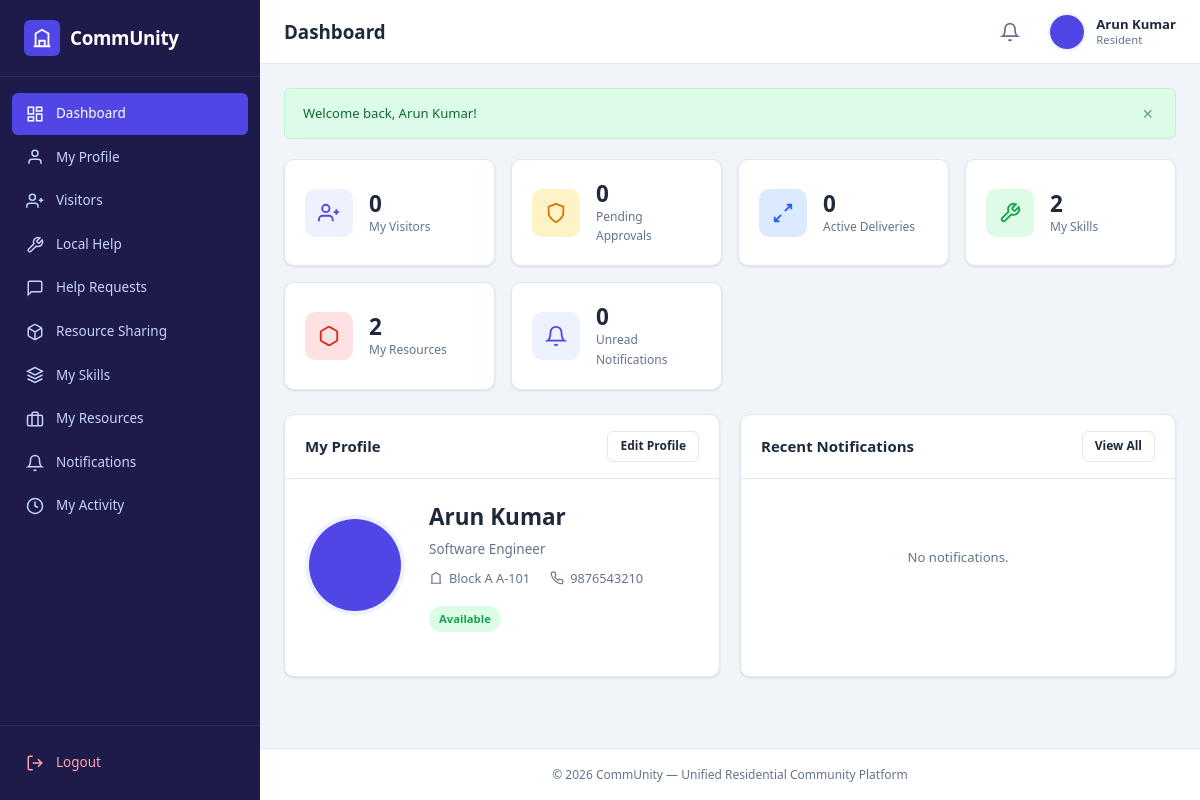
/resident/dashboard.php (signed in), run on the app's committed database.
### tables this page shows
CREATE TABLE `users` (
  `id` int(11) NOT NULL AUTO_INCREMENT,
  `name` varchar(100) NOT NULL,
  `email` varchar(100) NOT NULL,
  `phone` varchar(20) NOT NULL,
  `password` varchar(255) NOT NULL,
  `role` enum('admin','watchman','resident') NOT NULL DEFAULT 'resident',
  `block` varchar(20) DEFAULT NULL,
  `door_number` varchar(20) DEFAULT NULL,
  `occupation` varchar(100) DEFAULT NULL,
  `emergency_contact` varchar(20) DEFAULT NULL,
  `profile_image` varchar(255) DEFAULT NULL,
  `availability` enum('Available','Inside','Not Available') NOT NULL DEFAULT 'Available',
  `verification_status` enum('Verified','Pending') NOT NULL DEFAULT 'Pending',
  `created_at` timestamp NOT NULL DEFAULT CURRENT_TIMESTAMP,
  PRIMARY KEY (`id`),
  UNIQUE KEY `email` (`email`)
);

### config/database.php (called while the page is built, shortened)
<?php
function db(): PDO {
    static $pdo = null;
    if ($pdo === null) {
        $dsn = "mysql:host=" . DB_HOST . ";dbname=" . DB_NAME . ";charset=" . DB_CHARSET;
        $options = [
            PDO::ATTR_ERRMODE            => PDO::ERRMODE_EXCEPTION,
            PDO::ATTR_DEFAULT_FETCH_MODE => PDO::FETCH_ASSOC,
            PDO::ATTR_EMULATE_PREPARES   => false,
        ];
        try {
            $pdo = new PDO($dsn, DB_USER, DB_PASS, $options);
        } catch (PDOException $e) {
            die("Database connection failed. Please check config/database.php and ensure MySQL is running in XAMPP.");
        }
    }
    return $pdo;
}

### auth/authentication.php (called while the page is built, shortened)
<?php
require_once __DIR__ . '/../config/database.php';
require_once __DIR__ . '/../includes/functions.php';
function current_user_id(): ?int {
    return $_SESSION['user_id'] ?? null;
}

### resident/dashboard.php (the view, shortened to what this page needs)
<?php
require_once __DIR__ . '/../auth/authentication.php';
require_once __DIR__ . '/../includes/functions.php';
$me = get_user(current_user_id());
try {
    $my_visitors = db()->prepare("SELECT COUNT(*) FROM visitors WHERE resident_id = ?");
    $my_visitors->execute([current_user_id()]);
    $my_visitors_count = $my_visitors->fetchColumn();
    $my_pending_visitors = db()->prepare("SELECT COUNT(*) FROM visitors WHERE resident_id = ? AND status = 'Arrived'");
    $my_pending_visitors->execute([current_user_id()]);
    $my_pending_count = $my_pending_visitors->fetchColumn();
    $my_deliveries = db()->prepare("SELECT COUNT(*) FROM deliveries WHERE resident_id = ? AND status != 'Collected'");
    $my_deliveries->execute([current_user_id()]);
    $my_deliveries_count = $my_deliveries->fetchColumn();
    $my_skills = db()->prepare("SELECT COUNT(*) FROM skills WHERE resident_id = ?");
    $my_skills->execute([current_user_id()]);
    $my_skills_count = $my_skills->fetchColumn();
    $my_resources = db()->prepare("SELECT COUNT(*) FROM resources WHERE owner_id = ?");
    $my_resources->execute([current_user_id()]);
    $my_resources_count = $my_resources->fetchColumn();
    $unread_notifs = unread_notification_count(current_user_id());
} catch (PDOException $e) {
    $my_visitors_count = $my_pending_count = $my_deliveries_count = 0;
    $my_skills_count = $my_resources_count = $unread_notifs = 0;
}
$recent_notifications = get_notifications(current_user_id(), 5);
require __DIR__ . '/../includes/top.php';
?>
<div class="stats-grid">
    <div class="stat-card">
        <div class="stat-icon primary">
            <svg viewBox="0 0 24 24" fill="none" stroke="currentColor" stroke-width="2"><path d="M16 21v-2a4 4 0 0 0-4-4H5a4 4 0 0 0-4 4v2"/><circle cx="8.5" cy="7" r="4"/><path d="M17 11h6M20 8v6"/></svg>
        </div>
        <div class="stat-info">
            <h4><?= $my_visitors_count ?></h4>
            <p>My Visitors</p>
        </div>
    </div>
    <div class="stat-card">
        <div class="stat-icon warning">
            <svg viewBox="0 0 24 24" fill="none" stroke="currentColor" stroke-width="2"><path d="M12 22s8-4 8-10V5l-8-3-8 3v7c0 6 8 10 8 10z"/></svg>
        </div>
        <div class="stat-info">
            <h4><?= $my_pending_count ?></h4>
            <p>Pending Approvals</p>
        </div>
    </div>
    <div class="stat-card">
        <div class="stat-icon info">
            <svg viewBox="0 0 24 24" fill="none" stroke="currentColor" stroke-width="2"><path d="M16 3h5v5M21 3l-7 7M8 21H3v-5M3 21l7-7"/></svg>
        </div>
        <div class="stat-info">
            <h4><?= $my_deliveries_count ?></h4>
            <p>Active Deliveries</p>
        </div>
    </div>
    <div class="stat-card">
        <div class="stat-icon success">
            <svg viewBox="0 0 24 24" fill="none" stroke="currentColor" stroke-width="2"><path d="M14.7 6.3a1 1 0 0 0 0 1.4l1.6 1.6a1 1 0 0 0 1.4 0l3.77-3.77a6 6 0 0 1-7.94 7.94l-6.91 6.91a2.12 2.12 0 0 1-3-3l6.91-6.91a6 6 0 0 1 7.94-7.94l-3.76 3.76z"/></svg>
        </div>
        <div class="stat-info">
            <h4><?= $my_skills_count ?></h4>
            <p>My Skills</p>
        </div>
    </div>
    <div class="stat-card">
        <div class="stat-icon danger">
            <svg viewBox="0 0 24 24" fill="none" stroke="currentColor" stroke-width="2"><path d="M21 16V8a2 2 0 0 0-1-1.73l-7-4a2 2 0 0 0-2 0l-7 4A2 2 0 0 0 3 8v8a2 2 0 0 0 1 1.73l7 4a2 2 0 0 0 2 0l7-4A2 2 0 0 0 21 16z"/></svg>
        </div>
        <div class="stat-info">
            <h4><?= $my_resources_count ?></h4>
            <p>My Resources</p>
        </div>
    </div>
    <div class="stat-card">
        <div class="stat-icon primary">
            <svg viewBox="0 0 24 24" fill="none" stroke="currentColor" stroke-width="2"><path d="M18 8A6 6 0 0 0 6 8c0 7-3 9-3 9h18s-3-2-3-9"/><path d="M13.73 21a2 2 0 0 1-3.46 0"/></svg>
        </div>
        <div class="stat-info">
            <h4><?= $unread_notifs ?></h4>
            <p>Unread Notifications</p>
        </div>
    </div>
</div>
<div class="grid-2">
    <div class="card">
        <div class="card-header">
            <h3>My Profile</h3>
            <a href="<?= e(BASE_URL) ?>resident/profile.php" class="btn btn-sm btn-outline">Edit Profile</a>
        </div>
        <div class="card-body">
            <div class="profile-header">
                <div class="profile-avatar">
                    <img src="<?= e(profile_image_url($me['profile_image'] ?? null)) ?>" alt="Profile">
                </div>
                <div class="profile-info">
                    <h2><?= e($me['name']) ?></h2>
                    <p><?= e($me['occupation'] ?? 'Resident') ?></p>
                    <div class="profile-meta">
                        <span>
                            <svg viewBox="0 0 24 24" fill="none" stroke="currentColor" stroke-width="2"><path d="M3 21h18M5 21V7l7-4 7 4v14"/></svg>
                            <?= e($me['block'] . ' ' . $me['door_number']) ?>
                        </span>
                        <span>
                            <?= e($me['phone']) ?>
                        </span>
                    </div>
                    <div class="mt-2">
                        <?= availability_badge($me['availability']) ?>
                    </div>
                </div>
            </div>
        </div>
    </div>
    <div class="card">
        <div class="card-header">
            <h3>Recent Notifications</h3>
            <a href="<?= e(BASE_URL) ?>resident/notifications.php" class="btn btn-sm btn-outline">View All</a>
        </div>
        <div class="card-body">
            <?php if (empty($recent_notifications)): ?>
                <div class="empty-state"><p>No notifications.</p></div>
            <?php endif; ?>
        </div>
    </div>
</div>
<?php require __DIR__ . '/../includes/bottom.php'; ?>

### includes/functions.php (shortened to what this page needs)
<?php
require_once __DIR__ . '/../config/database.php';
function e(?string $str): string {
    return htmlspecialchars($str ?? '', ENT_QUOTES, 'UTF-8');
}
function unread_notification_count(int $user_id): int {
    try {
        $stmt = db()->prepare("SELECT COUNT(*) FROM notifications WHERE user_id = ? AND is_read = 0");
        $stmt->execute([$user_id]);
        return (int) $stmt->fetchColumn();
    } catch (PDOException $e) {
        return 0;
    }
}
function get_user(int $id): ?array {
    try {
        $stmt = db()->prepare("SELECT * FROM users WHERE id = ?");
        $stmt->execute([$id]);
        $user = $stmt->fetch();
        return $user ?: null;
    } catch (PDOException $e) {
        return null;
    }
}
function availability_badge(string $status): string {
    $class = match ($status) {
        'Available'     => 'badge-success',
        'Inside'        => 'badge-primary',
        'Not Available' => 'badge-danger',
        default         => 'badge-secondary',
    };
    return '<span class="badge ' . $class . '">' . e($status) . '</span>';
}
function profile_image_url(?string $image): string {
    return BASE_URL . 'assets/images/default-avatar.png';
}

### assets/css/style.css (style rules this page uses)
:root { --primary: #4f46e5; --primary-dark: #4338ca; --primary-light: #6366f1; --primary-bg: #eef2ff; --secondary: #64748b; --success: #16a34a; --success-bg: #dcfce7; --danger: #dc2626; --danger-bg: #fee2e2; --warning: #d97706; --warning-bg: #fef3c7; --info: #2563eb; --info-bg: #dbeafe; --sidebar-bg: #1e1b4b; --sidebar-hover: #312e81; --sidebar-active: #4f46e5; --text-dark: #1e293b; --text-muted: #64748b; --bg-body: #f1f5f9; --bg-card: #ffffff; --border: #e2e8f0; --shadow: 0 1px 3px rgba(0,0,0,0.08), 0 1px 2px rgba(0,0,0,0.04); --shadow-lg: 0 4px 12px rgba(0,0,0,0.1); --radius: 10px; --radius-sm: 6px; --sidebar-width: 260px; --header-height: 64px; --font: 'Segoe UI', -apple-system, BlinkMacSystemFont, Roboto, 'Helvetica Neue', sans-serif; }
*, *::before, *::after { box-sizing: border-box; margin: 0; padding: 0; }
html { font-size: 15px; scroll-behavior: smooth; }
body { font-family: var(--font); background: var(--bg-body); color: var(--text-dark); line-height: 1.6; -webkit-font-smoothing: antialiased; }
a { color: var(--primary); text-decoration: none; }
img { max-width: 100%; display: block; }
.dashboard-body { display: flex; min-height: 100vh; }
.card { background: var(--bg-card); border-radius: var(--radius); box-shadow: var(--shadow); border: 1px solid var(--border); overflow: hidden; }
.card-header { padding: 16px 20px; border-bottom: 1px solid var(--border); display: flex; align-items: center; justify-content: space-between; gap: 12px; }
.card-header h3 { font-size: 1rem; font-weight: 600; color: var(--text-dark); }
.card-body { padding: 20px; }
.stats-grid { display: grid; grid-template-columns: repeat(auto-fit, minmax(200px, 1fr)); gap: 16px; margin-bottom: 24px; }
.stat-card { background: var(--bg-card); border-radius: var(--radius); box-shadow: var(--shadow); border: 1px solid var(--border); padding: 20px; display: flex; align-items: center; gap: 16px; transition: transform 0.2s, box-shadow 0.2s; }
.stat-icon { width: 48px; height: 48px; border-radius: var(--radius); display: flex; align-items: center; justify-content: center; flex-shrink: 0; }
.stat-icon svg { width: 22px; height: 22px; }
.stat-icon.primary { background: var(--primary-bg); color: var(--primary); }
.stat-icon.success { background: var(--success-bg); color: var(--success); }
.stat-icon.info { background: var(--info-bg); color: var(--info); }
.stat-icon.warning { background: var(--warning-bg); color: var(--warning); }
.stat-icon.danger { background: var(--danger-bg); color: var(--danger); }
.stat-info h4 { font-size: 1.5rem; font-weight: 700; color: var(--text-dark); line-height: 1.2; }
.stat-info p { font-size: 0.8rem; color: var(--text-muted); font-weight: 500; }
.badge { display: inline-flex; align-items: center; padding: 4px 10px; border-radius: 20px; font-size: 0.75rem; font-weight: 600; white-space: nowrap; }
.badge-success { background: var(--success-bg); color: var(--success); }
.btn { display: inline-flex; align-items: center; justify-content: center; gap: 6px; padding: 9px 18px; border-radius: var(--radius-sm); font-size: 0.875rem; font-weight: 600; border: none; cursor: pointer; transition: all 0.2s ease; text-decoration: none; line-height: 1.4; }
.btn-outline { background: transparent; border: 1.5px solid var(--border); color: var(--text-dark); }
.btn-sm { padding: 6px 12px; font-size: 0.8rem; }
.grid-2 { display: grid; grid-template-columns: repeat(2, 1fr); gap: 20px; }
.empty-state { text-align: center; padding: 48px 20px; color: var(--text-muted); }
.empty-state p { font-size: 0.875rem; }
.profile-header { display: flex; align-items: center; gap: 24px; margin-bottom: 24px; flex-wrap: wrap; }
.profile-avatar { width: 100px; height: 100px; border-radius: 50%; overflow: hidden; border: 4px solid var(--primary-bg); flex-shrink: 0; }
.profile-avatar img { width: 100%; height: 100%; object-fit: cover; }
.profile-info h2 { font-size: 1.5rem; font-weight: 700; margin-bottom: 4px; }
.profile-info p { color: var(--text-muted); font-size: 0.9rem; }
.profile-meta { display: flex; gap: 20px; flex-wrap: wrap; margin-top: 8px; }
.profile-meta span { display: flex; align-items: center; gap: 6px; font-size: 0.85rem; color: var(--text-muted); }
.profile-meta svg { width: 14px; height: 14px; }
.mt-2 { margin-top: 16px; }

### data on the page
users: name "Arun Kumar", occupation "Software Engineer", block+door_number "Block A A-101", phone "9876543210", availability "Available"

### other printed values
APP_NAME "CommUnity"
$pageTitle "Dashboard"
$_SESSION['name'] "Arun Kumar"
$role "Resident"
$flash['message'] "Welcome back, Arun Kumar!"
$my_visitors_count "0"
$my_pending_count "0"
$my_deliveries_count "0"
$my_skills_count "2"
$my_resources_count "2"
$unread_notifs "0"
APP_TAGLINE "Unified Residential Community Platform"
